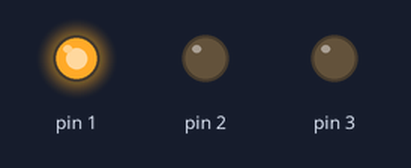
Recording of a sketch running on a simulated Arduino Uno, built with avr-gcc and run on an emulated ATmega328P. On the bench: output pins drawn as LEDs (lit = HIGH).

Above: at 0.05 s.
At 0.75 s:
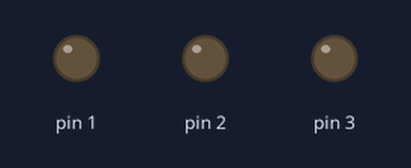
At 1.45 s:
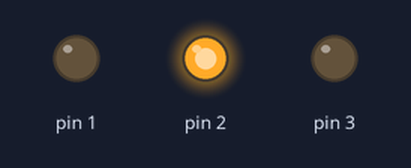
At 2.85 s:
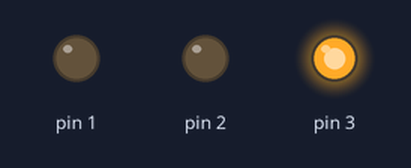
Timing chart, 0 to 3.1 s (numbered marks = the images above):
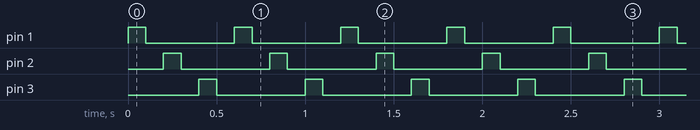

Measured:
- by itself, pin 1–3: alternates HIGH for 0.10 s and LOW for 0.50 s

The sketch:

cool_gaaris1__1_.ino
```cpp
// C++ code
//
void setup()
{
  pinMode(1, OUTPUT);
  pinMode(2, OUTPUT);
  pinMode(3, OUTPUT);
}

void loop()
{
  digitalWrite(1, HIGH);
  delay(100); // Wait for 1000 millisecond(s)
  digitalWrite(1, LOW);
  delay(100); // Wait for 1000 millisecond(s)

  digitalWrite(2, HIGH);
  delay(100);
  digitalWrite(2, LOW);
  delay(100);
  digitalWrite(3, HIGH);
  delay(100);
  digitalWrite(3, LOW);
  delay(100);


}
```
